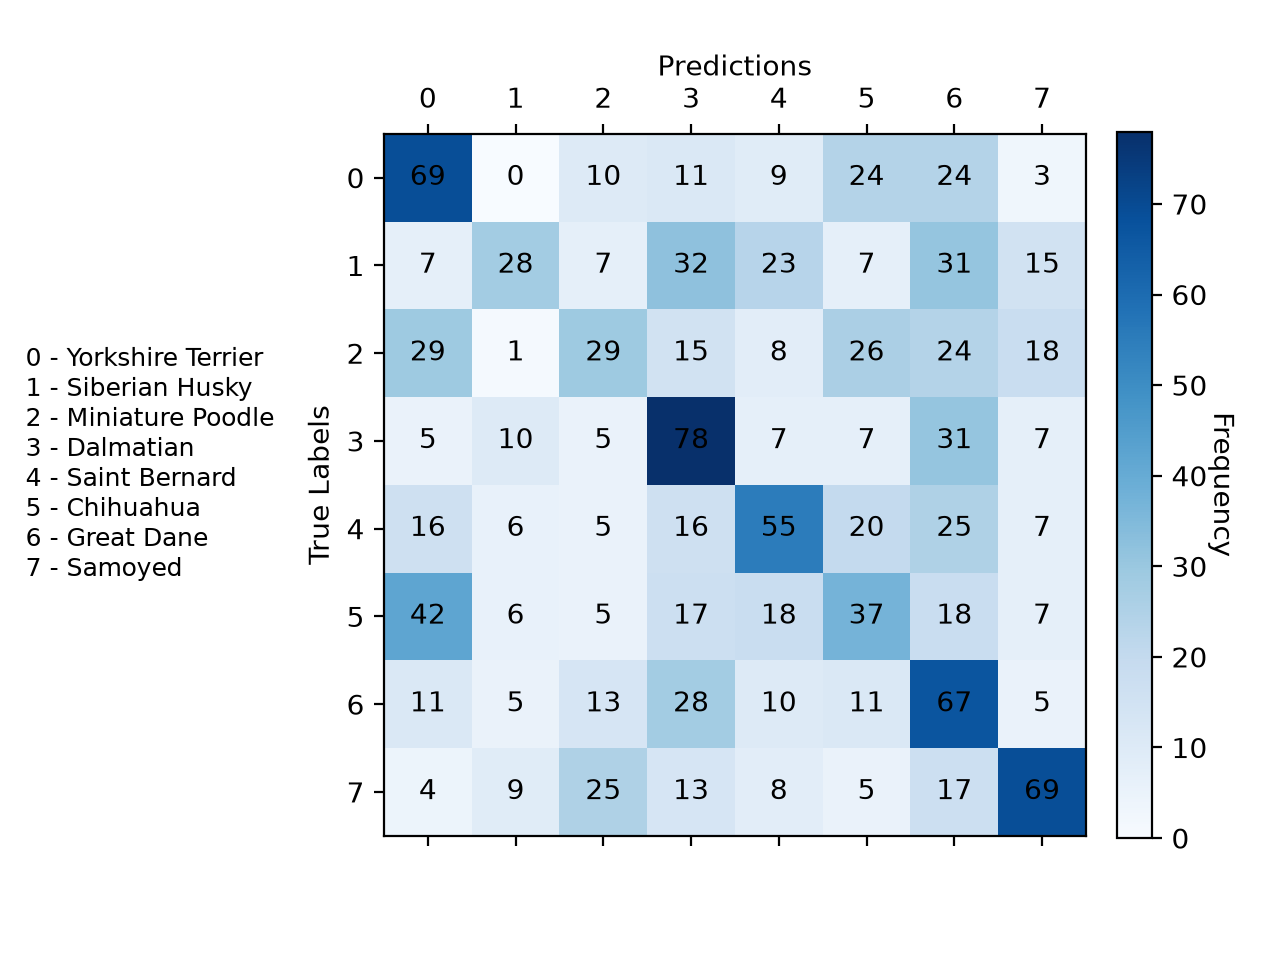

Reproduce this figure in Python.
"""
EECS 445 - Introduction to Machine Learning
Fall 2026  - Project 2

Generate confusion matrix graphs.
    Usage: python3 confusion_matrix.py
"""

import matplotlib.pyplot as plt
import numpy as np
import numpy.typing as npt
import torch
from torch.utils.data import DataLoader
from sklearn.metrics import confusion_matrix

from dataset import get_train_val_test_loaders
from model.source import Source
from train_common import predictions, restore_checkpoint
from utils import config


def gen_labels(loader: DataLoader, model: torch.nn.Module) -> tuple[npt.NDArray, npt.NDArray]:
    """
    Return true and predicted values.

    Args:
        loader: DataLoader for validation data
        model: subclass of torch.nn.Module, Model to evaluate
    """
    y_true, y_pred = [], []
    for X, y in loader:
        with torch.no_grad():
            output = model(X)
            predicted = predictions(output.data)
            y_true = np.append(y_true, y.numpy())
            y_pred = np.append(y_pred, predicted.numpy())
    return y_true, y_pred


def plot_conf(loader: DataLoader, model: torch.nn.Module, sem_labels: str, png_name: str) -> None:
    """
    Draw confusion matrix.

    Args:
        loader: DataLoader for validation data
        model: subclass of torch.nn.Module, Model to evaluate
        sem_labels: str, Legend values
        png_name: str, name of the file to save the confusion mtx plot
    """
    y_true, y_pred = gen_labels(loader, model)
    cm = confusion_matrix(y_true, y_pred, labels=np.arange(config("source.num_classes")))
    fig, ax = plt.subplots()
    cax = ax.matshow(cm, cmap=plt.cm.Blues, interpolation="nearest")
    cbar = fig.colorbar(cax, fraction=0.046, pad=0.04)
    cbar.set_label("Frequency", rotation=270, labelpad=10)
    for (i, j), z in np.ndenumerate(cm):
        ax.text(j, i, z, ha="center", va="center")
    plt.gcf().text(0.02, 0.4, sem_labels, fontsize=9)
    plt.subplots_adjust(left=0.3)
    ax.set_xlabel("Predictions")
    ax.xaxis.set_label_position("top")
    ax.set_ylabel("True Labels")
    print(f"Saving confusion matrix plot to {png_name}...")
    plt.savefig(png_name, dpi=200)


def main() -> None:
    """Create confusion matrix and save to file."""
    _, va_loader, _, get_semantic_label = get_train_val_test_loaders(task="source", batch_size=config("source.batch_size"))

    model = Source()
    print("Loading source...")
    model, _, _ = restore_checkpoint(model, config("source.checkpoint"), force=True)

    sem_labels = "\n".join(
        f"{i} - {get_semantic_label(i).replace('_', ' ').title()}" for i in range(config("source.num_classes"))
    )

    # Evaluate model
    plot_conf(va_loader, model, sem_labels, "confusion_matrix.png")


if __name__ == "__main__":
    main()
